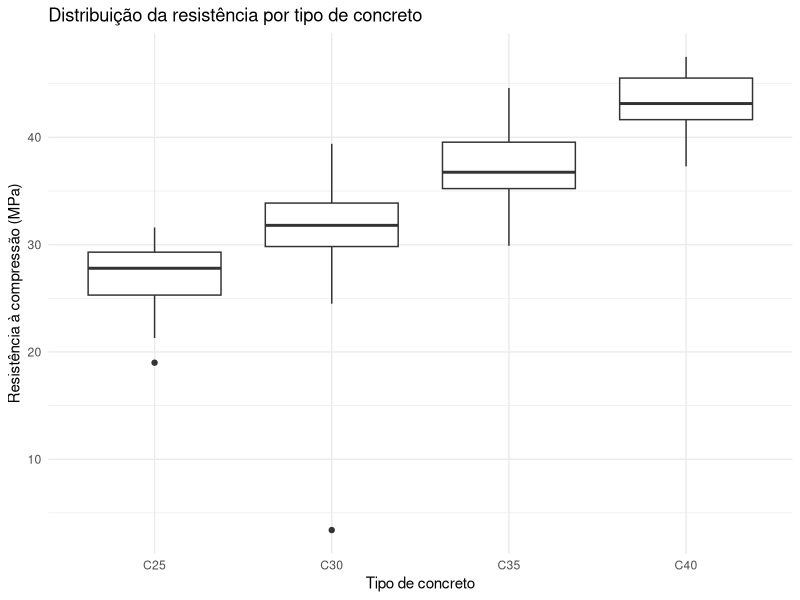
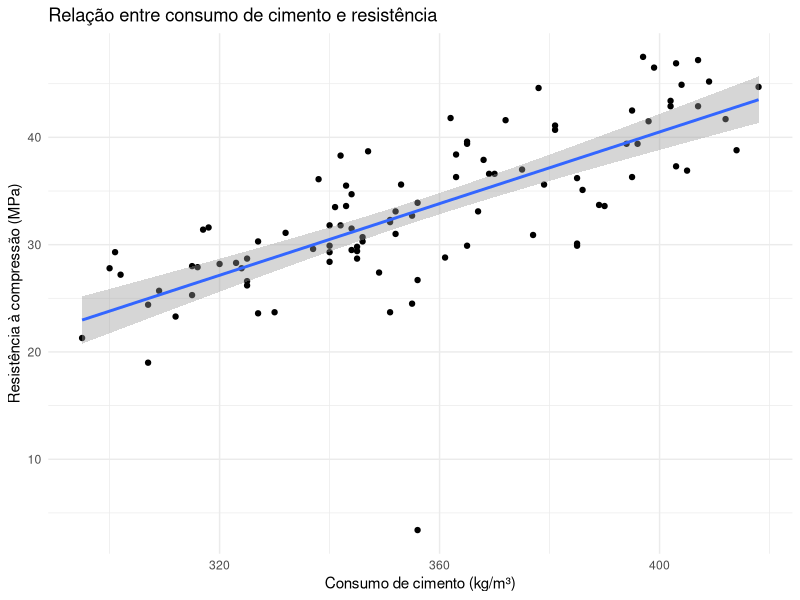
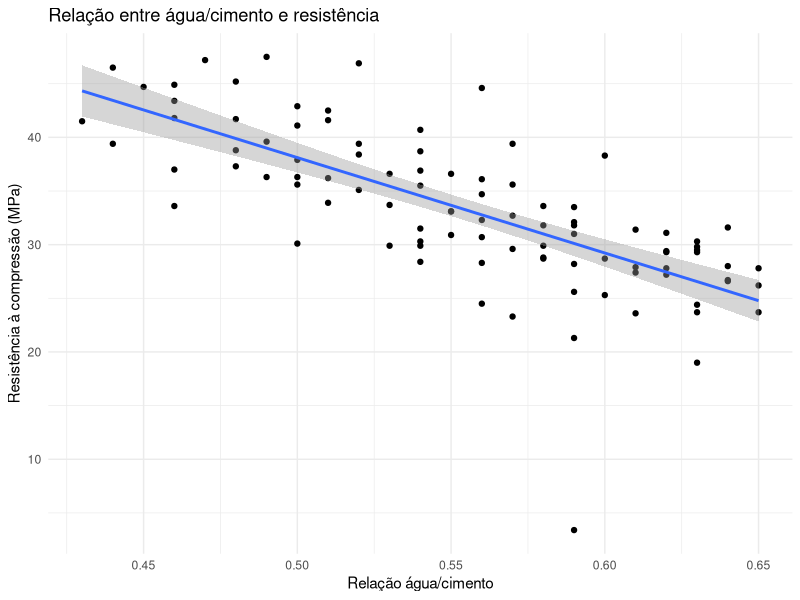
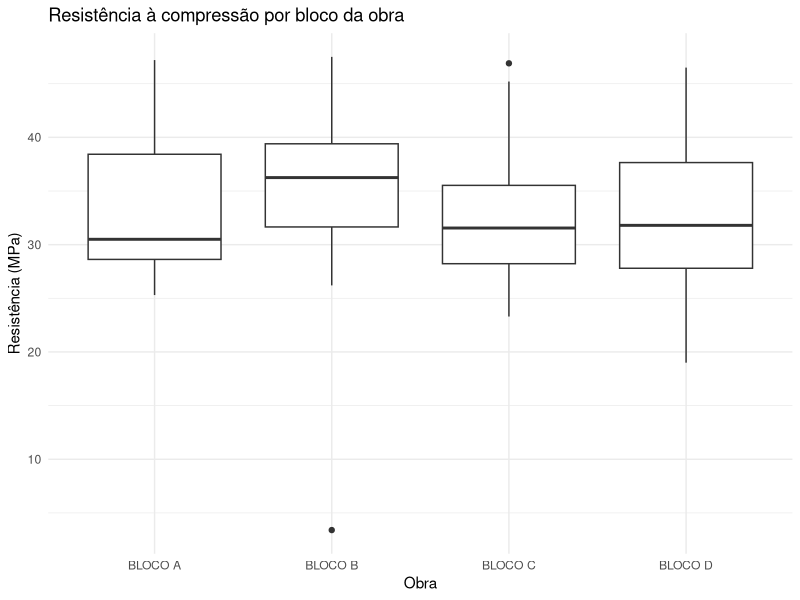
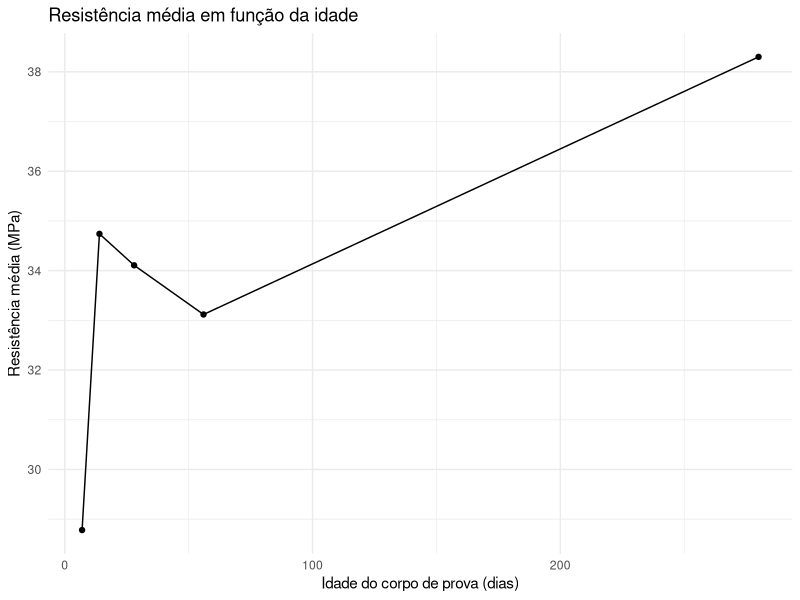
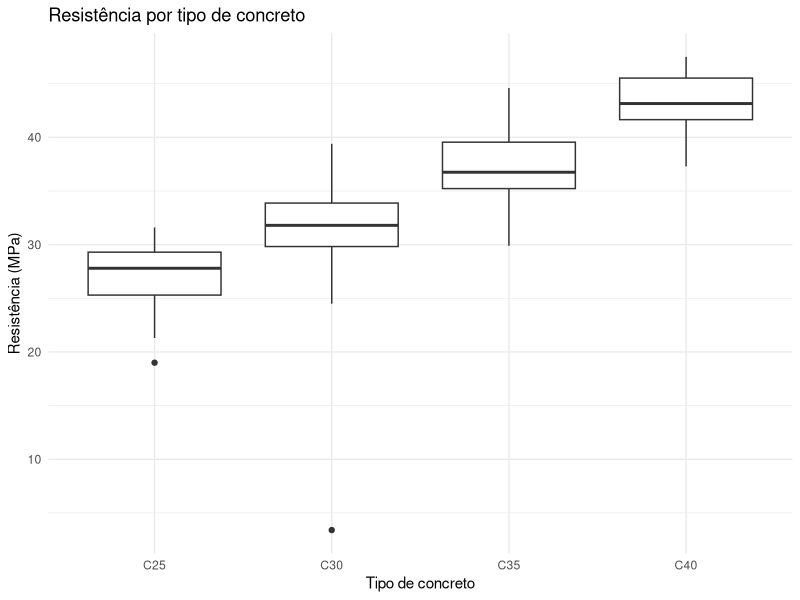
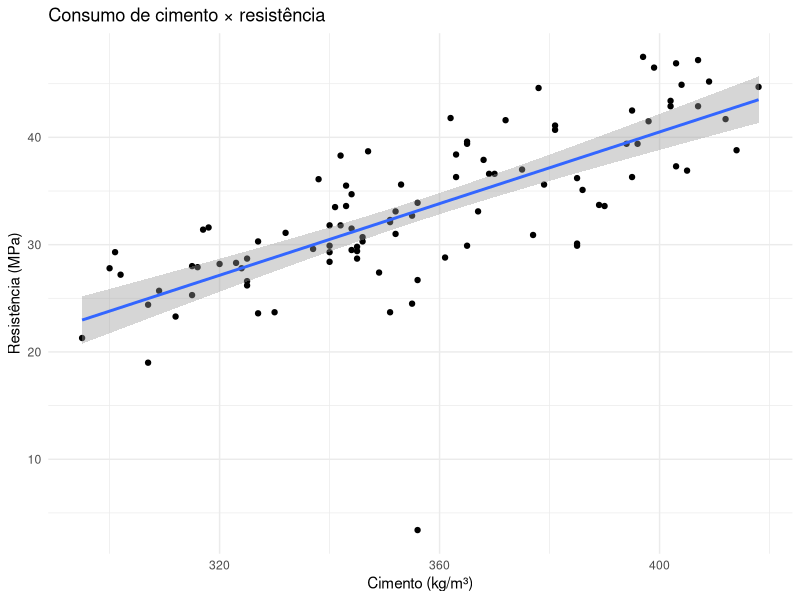
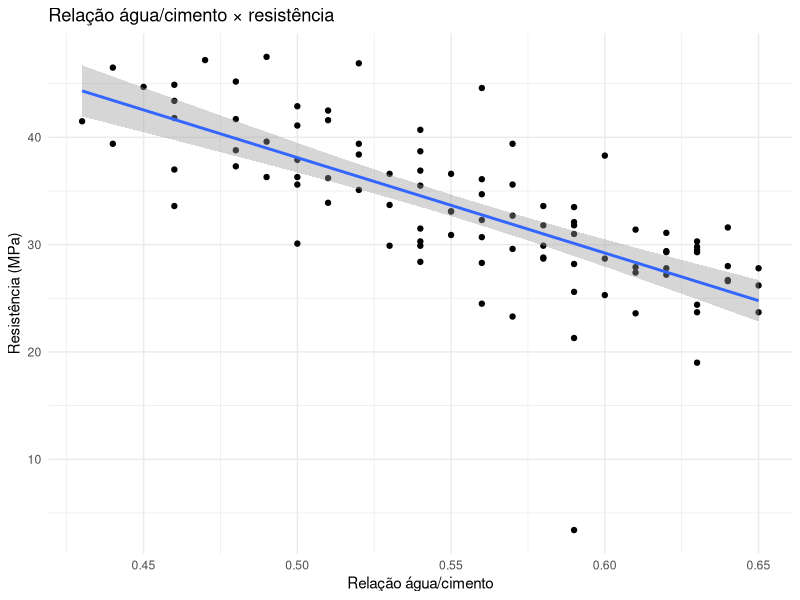

Write R code to recreate these figures, in order.
# ============================================================
# RELATÓRIO 03
# Estatística Aplicada às Tecnologias e Inovações Construtivas
#
# SOLUÇÃO — TIDYVERSE
# ============================================================


# ============================================================
# 0. PREPARAÇÃO
# ============================================================

# Instalar, se necessário:
# install.packages("tidyverse")

library(tidyverse)


# ============================================================
# ETAPA 1 — CONHECENDO A BASE
# ============================================================


# ------------------------------------------------------------
# QUESTÃO 1
# Importação da base
# ------------------------------------------------------------

dados <- read_csv2(
  "base_processamento_dados_engenharia_civil.csv",
  show_col_types = FALSE
)

# Primeiras observações
head(dados)

# Últimas observações
tail(dados)

# Visualização compacta
dados


# ------------------------------------------------------------
# QUESTÃO 2
# Número de observações e variáveis
# ------------------------------------------------------------

# Número de observações
nrow(dados)

# Número de variáveis
ncol(dados)

# Uma alternativa utilizando dimensions
dim(dados)


# ------------------------------------------------------------
# QUESTÃO 3
# Estrutura da base
# ------------------------------------------------------------

glimpse(dados)


# ------------------------------------------------------------
# QUESTÃO 4
# Resumo das variáveis
# ------------------------------------------------------------

summary(dados)

# Resumo utilizando dplyr
dados |>
  summarise(
    across(
      where(is.numeric),
      list(
        media = ~ mean(.x, na.rm = TRUE),
        mediana = ~ median(.x, na.rm = TRUE),
        minimo = ~ min(.x, na.rm = TRUE),
        maximo = ~ max(.x, na.rm = TRUE)
      )
    )
  )


# ------------------------------------------------------------
# QUESTÃO 5
# Identificação dos tipos das variáveis
# ------------------------------------------------------------

glimpse(dados)

# Classes das variáveis
map_chr(dados, class)

# Variáveis quantitativas
dados |>
  select(where(is.numeric)) |>
  names()

# Variáveis não quantitativas
dados |>
  select(where(~ !is.numeric(.x))) |>
  names()


# ------------------------------------------------------------
# QUESTÃO 6
# Valores ausentes
# ------------------------------------------------------------

# Número de NA por variável
dados |>
  summarise(
    across(
      everything(),
      ~ sum(is.na(.x))
    )
  )

# Total de valores ausentes
dados |>
  summarise(
    total_NA = sum(is.na(pick(everything())))
  )

# Observações que possuem pelo menos um NA
dados |>
  filter(
    if_any(everything(), is.na)
  )

# Quantidade de observações com pelo menos um NA
dados |>
  filter(
    if_any(everything(), is.na)
  ) |>
  nrow()


# ============================================================
# ETAPA 2 — INVESTIGANDO PROBLEMAS NOS DADOS
# ============================================================


# ------------------------------------------------------------
# QUESTÃO 7
# Valores potencialmente incompatíveis
# ------------------------------------------------------------

# Resistência
dados |>
  filter(
    resistencia_mpa < 10 |
      resistencia_mpa > 100
  )

# Idade
dados |>
  filter(
    idade_dias <= 0 |
      idade_dias > 365
  )

# Abatimento
dados |>
  filter(
    abatimento_mm < 0 |
      abatimento_mm > 300
  )

# Densidade
dados |>
  filter(
    densidade_kg_m3 < 1800 |
      densidade_kg_m3 > 2600
  )

# Relação água/cimento
dados |>
  filter(
    relacao_a_c < 0.20 |
      relacao_a_c > 1
  )

# Absorção
dados |>
  filter(
    `absorção_agregado_pct` < 0 |
      `absorção_agregado_pct` > 20
  )


# Podemos reunir algumas condições em uma única investigação

dados |>
  filter(
    idade_dias <= 0 |
      idade_dias > 365 |
      resistencia_mpa < 10 |
      resistencia_mpa > 100 |
      abatimento_mm < 0 |
      abatimento_mm > 300 |
      densidade_kg_m3 < 1800 |
      densidade_kg_m3 > 2600 |
      relacao_a_c < 0.20 |
      relacao_a_c > 1 |
      `absorção_agregado_pct` < 0 |
      `absorção_agregado_pct` > 20
  )


# ------------------------------------------------------------
# QUESTÃO 8
# Possíveis erros de digitação
# ------------------------------------------------------------

# Uma primeira investigação pode ser feita observando
# valores distintos das variáveis qualitativas.

dados |>
  distinct(obra) |>
  arrange(obra)

dados |>
  distinct(tipo_concreto) |>
  arrange(tipo_concreto)


# Para localizar registros suspeitos, podemos combinar
# condições de valores incompatíveis.

dados |>
  filter(
    resistencia_mpa < 10 |
      resistencia_mpa > 100 |
      abatimento_mm > 300 |
      densidade_kg_m3 < 1800 |
      densidade_kg_m3 > 2600 |
      idade_dias > 365 |
      relacao_a_c < 0.20 |
      relacao_a_c > 1 |
      `absorção_agregado_pct` > 20
  )


# ------------------------------------------------------------
# QUESTÃO 9
# Padronização da variável obra
# ------------------------------------------------------------

# Categorias existentes
dados |>
  count(obra, sort = TRUE)

# Removendo espaços para investigar melhor
dados |>
  mutate(
    obra_padronizada = str_trim(obra)
  ) |>
  count(obra_padronizada, sort = TRUE)


# ------------------------------------------------------------
# QUESTÃO 10
# Padronização de tipo_concreto
# ------------------------------------------------------------

dados |>
  count(tipo_concreto, sort = TRUE)

# Padronização preliminar
dados |>
  mutate(
    tipo_concreto_padronizado =
      tipo_concreto |>
      str_trim() |>
      str_to_upper()
  ) |>
  count(tipo_concreto_padronizado, sort = TRUE)


# ------------------------------------------------------------
# QUESTÃO 11
# Verificação dos tipos
# ------------------------------------------------------------

glimpse(dados)

map_chr(dados, class)


# ============================================================
# ETAPA 3 — LIMPEZA DA BASE
# ============================================================


# ------------------------------------------------------------
# QUESTÃO 12
# Criar dados_limpos
# ------------------------------------------------------------

dados_limpos <- dados

# A base original continua preservada
dados


# ------------------------------------------------------------
# QUESTÃO 13
# Limpeza das variáveis qualitativas
# ------------------------------------------------------------

dados_limpos <- dados_limpos |>
  mutate(
    obra = obra |>
      str_trim() |>
      str_to_upper(),
    
    tipo_concreto = tipo_concreto |>
      str_trim() |>
      str_to_upper()
  )

# Verificar
dados_limpos |>
  count(obra)

dados_limpos |>
  count(tipo_concreto)


# ------------------------------------------------------------
# QUESTÃO 14
# Conversão das variáveis quantitativas
# ------------------------------------------------------------

# Primeiro investigamos as variáveis
glimpse(dados_limpos)

# Exemplo de tratamento da resistência:
#
# Como a base pode conter vírgula decimal e caracteres
# indevidos, utilizamos funções de string antes da conversão.

dados_limpos <- dados_limpos |>
  mutate(
    resistencia_mpa = resistencia_mpa |>
      as.character() |>
      str_replace_all(",", ".") |>
      str_replace_all("[^0-9.-]", "") |>
      as.numeric()
  )


# Outras variáveis quantitativas

dados_limpos <- dados_limpos |>
  mutate(
    idade_dias = as.numeric(idade_dias),
    
    cimento_kg_m3 = as.numeric(cimento_kg_m3),
    
    relacao_a_c = as.numeric(relacao_a_c),
    
    abatimento_mm = as.numeric(abatimento_mm),
    
    densidade_kg_m3 = as.numeric(densidade_kg_m3),
    
    `absorção_agregado_pct` =
      `absorção_agregado_pct` |>
      as.character() |>
      str_replace_all(",", ".") |>
      as.numeric()
  )


# Verificar novamente
glimpse(dados_limpos)


# ------------------------------------------------------------
# QUESTÃO 15
# Investigação dos valores ausentes
# ------------------------------------------------------------

dados_limpos |>
  summarise(
    across(
      everything(),
      ~ sum(is.na(.x))
    )
  )


# Registros contendo NA
dados_limpos |>
  filter(
    if_any(everything(), is.na)
  )


# Neste exemplo, não devemos simplesmente substituir todos
# os valores ausentes.
#
# Uma decisão tecnicamente adequada é:
#
# 1. investigar a fonte original;
# 2. manter NA quando não houver informação confiável;
# 3. evitar imputações arbitrárias;
# 4. excluir observações somente quando a análise específica
#    exigir a ausência de NA.


# ------------------------------------------------------------
# QUESTÃO 16
# Verificação após a limpeza
# ------------------------------------------------------------

glimpse(dados_limpos)

summary(dados_limpos)

# Categorias
dados_limpos |>
  count(obra)

dados_limpos |>
  count(tipo_concreto)


# ============================================================
# ETAPA 4 — EXPLORANDO OS DADOS
# ============================================================


# ------------------------------------------------------------
# QUESTÃO 17
# Resistência média
# ------------------------------------------------------------

# Média geral
dados_limpos |>
  summarise(
    resistencia_media =
      mean(resistencia_mpa, na.rm = TRUE)
  )


# Média por obra
dados_limpos |>
  group_by(obra) |>
  summarise(
    resistencia_media =
      mean(resistencia_mpa, na.rm = TRUE),
    n = sum(!is.na(resistencia_mpa)),
    .groups = "drop"
  )


# Média por tipo de concreto
dados_limpos |>
  group_by(tipo_concreto) |>
  summarise(
    resistencia_media =
      mean(resistencia_mpa, na.rm = TRUE),
    n = sum(!is.na(resistencia_mpa)),
    .groups = "drop"
  )


# Média por idade
dados_limpos |>
  group_by(idade_dias) |>
  summarise(
    resistencia_media =
      mean(resistencia_mpa, na.rm = TRUE),
    n = sum(!is.na(resistencia_mpa)),
    .groups = "drop"
  )


# ------------------------------------------------------------
# QUESTÃO 18
# Comparação entre obras
# ------------------------------------------------------------

resistencia_obra <- dados_limpos |>
  group_by(obra) |>
  summarise(
    resistencia_media =
      mean(resistencia_mpa, na.rm = TRUE),
    .groups = "drop"
  ) |>
  arrange(desc(resistencia_media))

resistencia_obra

# Maior média
resistencia_obra |>
  slice_max(resistencia_media, n = 1)

# Menor média
resistencia_obra |>
  slice_min(resistencia_media, n = 1)


# ------------------------------------------------------------
# QUESTÃO 19
# Resistência por classe
# ------------------------------------------------------------

resistencia_tipo <- dados_limpos |>
  group_by(tipo_concreto) |>
  summarise(
    resistencia_media =
      mean(resistencia_mpa, na.rm = TRUE),
    .groups = "drop"
  ) |>
  arrange(desc(resistencia_media))

resistencia_tipo


# ------------------------------------------------------------
# QUESTÃO 20
# Estatísticas por tipo de concreto
# ------------------------------------------------------------

dados_limpos |>
  group_by(tipo_concreto) |>
  summarise(
    resistencia_media =
      mean(resistencia_mpa, na.rm = TRUE),
    
    cimento_medio =
      mean(cimento_kg_m3, na.rm = TRUE),
    
    relacao_ac_media =
      mean(relacao_a_c, na.rm = TRUE),
    
    abatimento_medio =
      mean(abatimento_mm, na.rm = TRUE),
    
    densidade_media =
      mean(densidade_kg_m3, na.rm = TRUE),
    
    .groups = "drop"
  )


# ============================================================
# ETAPA 5 — CRIANDO NOVAS VARIÁVEIS
# ============================================================


# ------------------------------------------------------------
# QUESTÃO 21
# Resistência relativa
# ------------------------------------------------------------

# Definição das resistências de referência
#
# C25 -> 25 MPa
# C30 -> 30 MPa
# C35 -> 35 MPa
# C40 -> 40 MPa

dados_limpos <- dados_limpos |>
  mutate(
    resistencia_referencia = case_when(
      tipo_concreto == "C25" ~ 25,
      tipo_concreto == "C30" ~ 30,
      tipo_concreto == "C35" ~ 35,
      tipo_concreto == "C40" ~ 40,
      TRUE ~ NA_real_
    )
  ) |>
  mutate(
    resistencia_relativa =
      resistencia_mpa / resistencia_referencia
  )

dados_limpos |>
  select(
    id_corpo_prova,
    tipo_concreto,
    resistencia_mpa,
    resistencia_referencia,
    resistencia_relativa
  )


# ------------------------------------------------------------
# QUESTÃO 22
# Classificação
# ------------------------------------------------------------

# Critério adotado:
#
# >= 1,00 -> atende ou supera a resistência de referência
# 0,90 a < 1,00 -> próximo da referência
# < 0,90 -> abaixo da referência

dados_limpos <- dados_limpos |>
  mutate(
    classificacao = case_when(
      resistencia_relativa >= 1 ~
        "Atende ou supera",
      
      resistencia_relativa >= 0.90 ~
        "Próximo da referência",
      
      resistencia_relativa < 0.90 ~
        "Abaixo da referência",
      
      TRUE ~ NA_character_
    )
  )

dados_limpos |>
  count(classificacao)


# ------------------------------------------------------------
# QUESTÃO 23
# Acima da média da própria classe
# ------------------------------------------------------------

dados_limpos <- dados_limpos |>
  group_by(tipo_concreto) |>
  mutate(
    media_tipo =
      mean(resistencia_mpa, na.rm = TRUE),
    
    acima_media =
      resistencia_mpa > media_tipo
  ) |>
  ungroup()

dados_limpos |>
  select(
    id_corpo_prova,
    tipo_concreto,
    resistencia_mpa,
    media_tipo,
    acima_media
  )


# ============================================================
# ETAPA 6 — DADOS AGRUPADOS
# ============================================================


# ------------------------------------------------------------
# QUESTÃO 24
# Número de observações por tipo
# ------------------------------------------------------------

dados_limpos |>
  count(tipo_concreto, name = "n")


# ------------------------------------------------------------
# QUESTÃO 25
# Resistência média por tipo
# ------------------------------------------------------------

dados_limpos |>
  group_by(tipo_concreto) |>
  summarise(
    resistencia_media =
      mean(resistencia_mpa, na.rm = TRUE),
    .groups = "drop"
  ) |>
  arrange(tipo_concreto)


# ------------------------------------------------------------
# QUESTÃO 26
# Várias estatísticas por tipo
# ------------------------------------------------------------

dados_limpos |>
  group_by(tipo_concreto) |>
  summarise(
    n = sum(!is.na(resistencia_mpa)),
    
    media =
      mean(resistencia_mpa, na.rm = TRUE),
    
    mediana =
      median(resistencia_mpa, na.rm = TRUE),
    
    desvio_padrao =
      sd(resistencia_mpa, na.rm = TRUE),
    
    minimo =
      min(resistencia_mpa, na.rm = TRUE),
    
    maximo =
      max(resistencia_mpa, na.rm = TRUE),
    
    .groups = "drop"
  )


# ============================================================
# ETAPA 7 — SELECIONANDO E REORGANIZANDO VARIÁVEIS
# ============================================================


# ------------------------------------------------------------
# QUESTÃO 27
# Seleção das variáveis quantitativas
# ------------------------------------------------------------

dados_quantitativos <- dados_limpos |>
  select(
    where(is.numeric)
  )

dados_quantitativos


# Podemos excluir variáveis auxiliares, caso desejado

dados_quantitativos <- dados_limpos |>
  select(
    idade_dias,
    resistencia_mpa,
    cimento_kg_m3,
    relacao_a_c,
    abatimento_mm,
    densidade_kg_m3,
    `absorção_agregado_pct`
  )

dados_quantitativos


# ------------------------------------------------------------
# QUESTÃO 28
# Média utilizando across()
# ------------------------------------------------------------

dados_quantitativos |>
  summarise(
    across(
      everything(),
      ~ mean(.x, na.rm = TRUE)
    )
  )


# ------------------------------------------------------------
# QUESTÃO 29
# Transformação simultânea com across()
# ------------------------------------------------------------

# Exemplo: padronização das variáveis quantitativas
#
# A transformação abaixo produz valores padronizados:
#
# (x - média) / desvio-padrão

dados_padronizados <- dados_limpos |>
  mutate(
    across(
      c(
        idade_dias,
        resistencia_mpa,
        cimento_kg_m3,
        relacao_a_c,
        abatimento_mm,
        densidade_kg_m3,
        `absorção_agregado_pct`
      ),
      ~ as.numeric(scale(.x))
    )
  )

dados_padronizados


# ------------------------------------------------------------
# QUESTÃO 30
# Estatísticas por grupo usando across()
# ------------------------------------------------------------

dados_limpos |>
  group_by(tipo_concreto) |>
  summarise(
    across(
      c(
        resistencia_mpa,
        cimento_kg_m3,
        relacao_a_c,
        abatimento_mm,
        densidade_kg_m3
      ),
      list(
        media = ~ mean(.x, na.rm = TRUE),
        desvio = ~ sd(.x, na.rm = TRUE)
      ),
      .names = "{.col}_{.fn}"
    ),
    .groups = "drop"
  )


# ============================================================
# ETAPA 8 — TEXTOS E CATEGORIAS
# ============================================================


# ------------------------------------------------------------
# QUESTÃO 31
# Padronização de obra
# ------------------------------------------------------------

# Situação antes
dados |>
  count(obra)

# Situação depois
dados_limpos |>
  count(obra)

# Exemplo de transformação explícita
dados |>
  mutate(
    obra = obra |>
      str_trim() |>
      str_to_upper()
  ) |>
  count(obra)


# ------------------------------------------------------------
# QUESTÃO 32
# Pesquisa utilizando padrões de texto
# ------------------------------------------------------------

# Localizar obras contendo a letra C
dados_limpos |>
  filter(
    str_detect(obra, "C")
  )

# Localizar tipos contendo "30"
dados_limpos |>
  filter(
    str_detect(tipo_concreto, "30")
  )

# Verificar se o tipo começa com C
dados_limpos |>
  filter(
    str_detect(tipo_concreto, "^C")
  )


# ============================================================
# ETAPA 9 — VISUALIZAÇÃO
# ============================================================


# ------------------------------------------------------------
# QUESTÃO 33
# Boxplot da resistência por tipo
# ------------------------------------------------------------

ggplot(
  dados_limpos,
  aes(
    x = tipo_concreto,
    y = resistencia_mpa
  )
) +
  geom_boxplot(
    na.rm = TRUE
  ) +
  labs(
    title = "Distribuição da resistência por tipo de concreto",
    x = "Tipo de concreto",
    y = "Resistência à compressão (MPa)"
  ) +
  theme_minimal()


# ------------------------------------------------------------
# QUESTÃO 34
# Consumo de cimento × resistência
# ------------------------------------------------------------

ggplot(
  dados_limpos,
  aes(
    x = cimento_kg_m3,
    y = resistencia_mpa
  )
) +
  geom_point(
    na.rm = TRUE
  ) +
  geom_smooth(
    method = "lm",
    se = TRUE,
    na.rm = TRUE
  ) +
  labs(
    title = "Relação entre consumo de cimento e resistência",
    x = "Consumo de cimento (kg/m³)",
    y = "Resistência à compressão (MPa)"
  ) +
  theme_minimal()


# ------------------------------------------------------------
# QUESTÃO 35
# Relação água/cimento × resistência
# ------------------------------------------------------------

ggplot(
  dados_limpos,
  aes(
    x = relacao_a_c,
    y = resistencia_mpa
  )
) +
  geom_point(
    na.rm = TRUE
  ) +
  geom_smooth(
    method = "lm",
    se = TRUE,
    na.rm = TRUE
  ) +
  labs(
    title = "Relação entre água/cimento e resistência",
    x = "Relação água/cimento",
    y = "Resistência à compressão (MPa)"
  ) +
  theme_minimal()


# ============================================================
# ETAPA 10 — PRÁTICA PROFISSIONAL
# ============================================================


# ------------------------------------------------------------
# QUESTÃO 36
# O Bloco C apresenta desempenho superior?
# ------------------------------------------------------------

# Comparação numérica
comparacao_obras <- dados_limpos |>
  group_by(obra) |>
  summarise(
    n = sum(!is.na(resistencia_mpa)),
    
    media =
      mean(resistencia_mpa, na.rm = TRUE),
    
    mediana =
      median(resistencia_mpa, na.rm = TRUE),
    
    desvio_padrao =
      sd(resistencia_mpa, na.rm = TRUE),
    
    .groups = "drop"
  ) |>
  arrange(desc(media))

comparacao_obras


# Comparação gráfica

ggplot(
  dados_limpos,
  aes(
    x = obra,
    y = resistencia_mpa
  )
) +
  geom_boxplot(
    na.rm = TRUE
  ) +
  labs(
    title = "Resistência à compressão por bloco da obra",
    x = "Obra",
    y = "Resistência (MPa)"
  ) +
  theme_minimal()


# ------------------------------------------------------------
# QUESTÃO 37
# Idade × resistência
# ------------------------------------------------------------

resistencia_idade <- dados_limpos |>
  group_by(idade_dias) |>
  summarise(
    n = sum(!is.na(resistencia_mpa)),
    
    resistencia_media =
      mean(resistencia_mpa, na.rm = TRUE),
    
    .groups = "drop"
  ) |>
  arrange(idade_dias)

resistencia_idade


# Gráfico

ggplot(
  resistencia_idade,
  aes(
    x = idade_dias,
    y = resistencia_media
  )
) +
  geom_point() +
  geom_line() +
  labs(
    title = "Resistência média em função da idade",
    x = "Idade do corpo de prova (dias)",
    y = "Resistência média (MPa)"
  ) +
  theme_minimal()


# ------------------------------------------------------------
# QUESTÃO 38
# Tabela-resumo para o engenheiro
# ------------------------------------------------------------

relatorio_resumo <- dados_limpos |>
  summarise(
    n_corpos_prova =
      n(),
    
    resistencia_media =
      mean(resistencia_mpa, na.rm = TRUE),
    
    resistencia_mediana =
      median(resistencia_mpa, na.rm = TRUE),
    
    resistencia_desvio_padrao =
      sd(resistencia_mpa, na.rm = TRUE),
    
    resistencia_minima =
      min(resistencia_mpa, na.rm = TRUE),
    
    resistencia_maxima =
      max(resistencia_mpa, na.rm = TRUE),
    
    cimento_medio =
      mean(cimento_kg_m3, na.rm = TRUE),
    
    relacao_ac_media =
      mean(relacao_a_c, na.rm = TRUE),
    
    abatimento_medio =
      mean(abatimento_mm, na.rm = TRUE),
    
    densidade_media =
      mean(densidade_kg_m3, na.rm = TRUE)
  )

relatorio_resumo


# ============================================================
# DESAFIO FINAL
# ============================================================

# O desafio consiste em reunir as principais operações
# realizadas nas questões anteriores em um único fluxo.


# ------------------------------------------------------------
# 1. INSPEÇÃO
# ------------------------------------------------------------

glimpse(dados)

dados |>
  summarise(
    across(
      everything(),
      ~ sum(is.na(.x))
    )
  )


# ------------------------------------------------------------
# 2. LIMPEZA
# ------------------------------------------------------------

dados_limpos <- dados |>
  
  mutate(
    # Padronização dos textos
    obra =
      obra |>
      str_trim() |>
      str_to_upper(),
    
    tipo_concreto =
      tipo_concreto |>
      str_trim() |>
      str_to_upper()
  ) |>
  
  mutate(
    # Conversão dos dados quantitativos
    resistencia_mpa =
      resistencia_mpa |>
      as.character() |>
      str_replace_all(",", ".") |>
      str_replace_all("[^0-9.-]", "") |>
      as.numeric(),
    
    idade_dias =
      as.numeric(idade_dias),
    
    cimento_kg_m3 =
      as.numeric(cimento_kg_m3),
    
    relacao_a_c =
      as.numeric(relacao_a_c),
    
    abatimento_mm =
      as.numeric(abatimento_mm),
    
    densidade_kg_m3 =
      as.numeric(densidade_kg_m3),
    
    `absorção_agregado_pct` =
      `absorção_agregado_pct` |>
      as.character() |>
      str_replace_all(",", ".") |>
      as.numeric()
  )


# ------------------------------------------------------------
# 3. IDENTIFICAÇÃO DE VALORES SUSPEITOS
# ------------------------------------------------------------

dados_suspeitos <- dados_limpos |>
  filter(
    idade_dias <= 0 |
      idade_dias > 365 |
      resistencia_mpa < 10 |
      resistencia_mpa > 100 |
      abatimento_mm < 0 |
      abatimento_mm > 300 |
      densidade_kg_m3 < 1800 |
      densidade_kg_m3 > 2600 |
      relacao_a_c < 0.20 |
      relacao_a_c > 1 |
      `absorção_agregado_pct` < 0 |
      `absorção_agregado_pct` > 20
  )

dados_suspeitos


# ------------------------------------------------------------
# 4. VARIÁVEIS DERIVADAS
# ------------------------------------------------------------

dados_limpos <- dados_limpos |>
  
  mutate(
    resistencia_referencia =
      case_when(
        tipo_concreto == "C25" ~ 25,
        tipo_concreto == "C30" ~ 30,
        tipo_concreto == "C35" ~ 35,
        tipo_concreto == "C40" ~ 40,
        TRUE ~ NA_real_
      )
  ) |>
  
  mutate(
    resistencia_relativa =
      resistencia_mpa /
      resistencia_referencia
  ) |>
  
  mutate(
    classificacao =
      case_when(
        resistencia_relativa >= 1 ~
          "Atende ou supera",
        
        resistencia_relativa >= 0.90 ~
          "Próximo da referência",
        
        resistencia_relativa < 0.90 ~
          "Abaixo da referência",
        
        TRUE ~ NA_character_
      )
  )


# ------------------------------------------------------------
# 5. MÉDIAS POR TIPO
# ------------------------------------------------------------

resumo_tipo <- dados_limpos |>
  group_by(tipo_concreto) |>
  summarise(
    n = sum(!is.na(resistencia_mpa)),
    
    resistencia_media =
      mean(resistencia_mpa, na.rm = TRUE),
    
    desvio_padrao =
      sd(resistencia_mpa, na.rm = TRUE),
    
    cimento_medio =
      mean(cimento_kg_m3, na.rm = TRUE),
    
    relacao_ac_media =
      mean(relacao_a_c, na.rm = TRUE),
    
    abatimento_medio =
      mean(abatimento_mm, na.rm = TRUE),
    
    densidade_media =
      mean(densidade_kg_m3, na.rm = TRUE),
    
    .groups = "drop"
  )

resumo_tipo


# ------------------------------------------------------------
# 6. RESUMO POR OBRA
# ------------------------------------------------------------

resumo_obra <- dados_limpos |>
  group_by(obra) |>
  summarise(
    n = n(),
    
    resistencia_media =
      mean(resistencia_mpa, na.rm = TRUE),
    
    mediana =
      median(resistencia_mpa, na.rm = TRUE),
    
    desvio_padrao =
      sd(resistencia_mpa, na.rm = TRUE),
    
    .groups = "drop"
  ) |>
  arrange(desc(resistencia_media))

resumo_obra


# ------------------------------------------------------------
# 7. GRÁFICOS
# ------------------------------------------------------------

# Resistência por tipo
ggplot(
  dados_limpos,
  aes(
    x = tipo_concreto,
    y = resistencia_mpa
  )
) +
  geom_boxplot(na.rm = TRUE) +
  labs(
    title = "Resistência por tipo de concreto",
    x = "Tipo de concreto",
    y = "Resistência (MPa)"
  ) +
  theme_minimal()


# Cimento × resistência
ggplot(
  dados_limpos,
  aes(
    x = cimento_kg_m3,
    y = resistencia_mpa
  )
) +
  geom_point(na.rm = TRUE) +
  geom_smooth(
    method = "lm",
    se = TRUE,
    na.rm = TRUE
  ) +
  labs(
    title = "Consumo de cimento × resistência",
    x = "Cimento (kg/m³)",
    y = "Resistência (MPa)"
  ) +
  theme_minimal()


# Água/cimento × resistência
ggplot(
  dados_limpos,
  aes(
    x = relacao_a_c,
    y = resistencia_mpa
  )
) +
  geom_point(na.rm = TRUE) +
  geom_smooth(
    method = "lm",
    se = TRUE,
    na.rm = TRUE
  ) +
  labs(
    title = "Relação água/cimento × resistência",
    x = "Relação água/cimento",
    y = "Resistência (MPa)"
  ) +
  theme_minimal()


# ============================================================
# REFLEXÃO FINAL
# ============================================================

# A resposta esperada deve destacar que:
#
# - dados incorretos podem produzir estatísticas incorretas;
# - valores ausentes precisam ser identificados;
# - categorias inconsistentes dificultam agrupamentos;
# - erros de escala podem produzir resultados absurdos;
# - tipos inadequados dificultam cálculos;
# - decisões de limpeza precisam ser documentadas;
# - a análise estatística depende da qualidade dos dados.
#
# No contexto da Engenharia Civil, uma base mal processada
# pode levar a conclusões equivocadas sobre resistência,
# qualidade do concreto e desempenho da obra.


# ============================================================
# VERIFICAÇÃO FINAL DA BASE
# ============================================================

glimpse(dados_limpos)

dados_limpos |>
  summary()

dados_limpos |>
  summarise(
    total_observacoes = n(),
    total_variaveis = ncol(pick(everything())),
    total_NA = sum(is.na(pick(everything())))
  )
